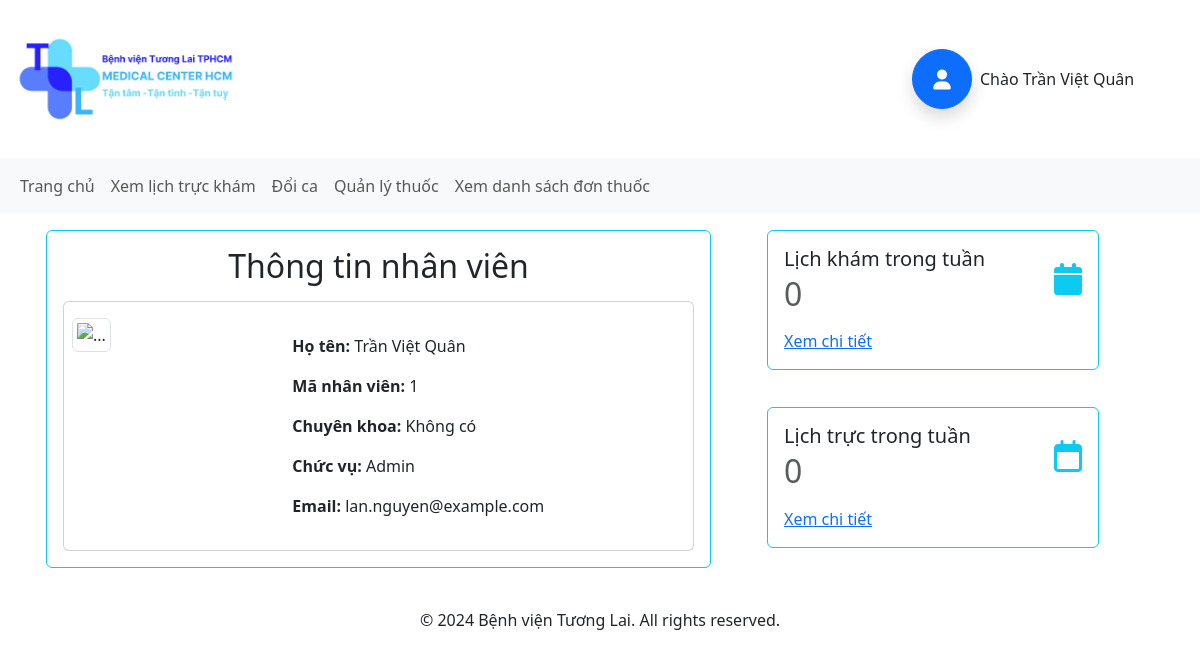
Screenshot of /index-staff.php (signed in) with the database file from the repository.
### tables this page shows
CREATE TABLE `nhanvien` (
  `MaNV` int(11) NOT NULL,
  `Hoten` varchar(50) NOT NULL,
  `SDT` varchar(15) NOT NULL,
  `Email` varchar(50) NOT NULL,
  `Diachi` varchar(100) DEFAULT NULL,
  `Chucvu` varchar(50) NOT NULL,
  `iduser` int(11) DEFAULT NULL
);

### model/mUser.php (called while the page is built, shortened)
<?php
    class mUser {
        public function selUser($sql) {
            $p = new clsConnect();
            $con = $p -> openConnect();
            return $con->query($sql);
        }
    }
?>

### controller/cUser.php (called while the page is built)
<?php
    include("model/mUser.php");
    class cUser{
        public function addUser($sql) {
            $p = new mUser();
            return $p -> insUser($sql);
        }public function getUser($sql) {
            $p = new mUser();
            $tblSP = $p->selUser($sql);
            if (!$tblSP) {
                return -1;
            } else {
                if ($tblSP->num_rows > 0) {
                    return $tblSP;
                } else {
                    return 0;
                }
            }
        }
    }
?>

### model/mThongTinNV.php (called while the page is built, shortened)
<?php
    class mThongtinNV {
        public function getThongTinNV($sql){
            $p = new clsConnect();
            $con = $p -> openConnect();
            if($con){
                $result = $con->query($sql);
                return $result;
            } else {
                return false;
            }
        }
    }
?>

### controller/cThongtinNV.php (called while the page is built, shortened)
<?php
    include_once('model/mThongTinNV.php');
    class cThongtinNV {
        public function LayThongTinNV($role, $iduser){
            if($role == 2){
                $sql = "SELECT *
                                    FROM nhanvien n
                                    JOIN user u ON n.iduser = u.iduser
                                    JOIN role r ON u.idrole = r.idrole
                                    JOIN bacsi b ON b.MaBacSi = n.MaNV
                                    JOIN chuyenkhoa c ON c.maChuyenKhoa = b.MaChuyenKhoa
                                    WHERE u.iduser = $iduser;";
            } else {
                $sql = "SELECT *
                                    FROM nhanvien n
                                    JOIN user u ON n.iduser = u.iduser
                                    JOIN role r ON u.idrole = r.idrole
                                    WHERE u.iduser = $iduser;";
            }
            $p = new mThongtinNV();
            $tblSP = $p -> getThongTinNV($sql);
            if(!$tblSP) {
                return false;
            } else {
                if($tblSP) {
                    return $tblSP;
                } else {
                    return 0;
                }
            }
        }
    }
?>

### view/duocsi/trangchu/index.php (the view, shortened to what this page needs)
<?php
    include_once("controller/cThongtinNV.php");
    $p = new cThongtinNV();
    $info = $p->LayThongTinNV($_SESSION['dn'],$_SESSION['iduser']);
    while ($r = $info->fetch_assoc()) {
        $ten = $r["Hoten"];
        $chuyenkhoa = $r["tenChuyenKhoa"];
        $manv = $r["MaNV"];
        $chucvu = $r["Chucvu"];
        $email = $r["Email"];
    }
?>
<div class="main-content container">
    <div class="row">
        <div class="info col-md-7 col-11 px-3 m-3 border border-info rounded">
            <h2 class="text-center my-3">Thông tin nhân viên</h2>
            <div class="card mb-3 py-3 px-2" >
                <div class="row g-0">
                    <div class="col-md-4">
                        <img src="upload/image/homepage-staff/avatar-user.jpg" class="img-thumbnail rounded-start" alt="...">
                    </div>
                    <div class="col-md-8">
                        <div class="card-body">
                            <p class="card-text"><b>Họ tên:</b> <?php echo $ten ?></p>
                            <p class="card-text"><b>Mã nhân viên:</b> <?php echo $manv ?></p>
                            <p class="card-text"><b>Chuyên khoa:</b> <?php
                            if(isset($chuyenkhoa)){
                                echo $chuyenkhoa ;
                            } else {
                                echo "Không có";
                            }
                            ?></p>
                            <p class="card-text"><b>Chức vụ:</b> <?php echo $chucvu ?></p>
                            <p class="card-text"><b>Email:</b> <?php echo $email ?></p>
                        </div>
                    </div>
                </div>
            </div>
        </div>
        <div class="calendar col-md-4 col-12 m-3 row">
            <div class="col-md-12 col-6">
                <div class="card border border-info rounded mb-3">
                    <div class="card-body">
                        <h5 class="card-title">Lịch khám trong tuần</h5>
                        <div class="row my-2">
                            <div class="col-6">
                                <h2 class="card-subtitle mb-2 text-muted">0</h2>
                            </div>
                            <div class="col-6">
                                <i class="fa-solid fa-calendar d-flex justify-content-end fa-2xl text-info"></i>
                            </div>
                        </div>
                        <a href="index-staff.php?page-sub=xemlichtruckham" class="card-link">Xem chi tiết</a>
                    </div>
                </div>
            </div>
            <div class="col-md-12 col-6">
                <div class="card border border-info rounded ">
                    <div class="card-body">
                        <h5 class="card-title">Lịch trực trong tuần</h5>
                        <div class="row my-2">
                            <div class="col-6">
                                <h2 class="card-subtitle mb-2 text-muted">0</h2>
                            </div>
                            <div class="col-6">
                                <i class="fa-regular fa-calendar d-flex justify-content-end fa-2xl text-info"></i>
                            </div>
                        </div>
                        <a href="index-staff.php?page-sub=xemlichtruckham" class="card-link">Xem chi tiết</a>
                    </div>
                </div>
            </div>
        </div>
    </div>
</div>

### layout/header-staff.php (shortened to what this page needs)
<!DOCTYPE html>
<html lang="en">
<head>
    <link href="https://cdn.jsdelivr.net/npm/bootstrap@5.3.3/dist/css/bootstrap.min.css" rel="stylesheet">
    <link href="https://cdnjs.cloudflare.com/ajax/libs/font-awesome/6.0.0-beta3/css/all.min.css" rel="stylesheet">
</head>
<body>
    <div class="container-fluid">
        <div class="header row ">
            <div class="logo col-md-9 col-12 my-3">
                <a  href="index-staff.php">
                    <img style="width: 14rem;"  src="upload/image/homepage/logo.jpg" alt="Logo" class="logo me-2">
                </a>
            </div>
                <div class="nav-login col-md-3 col-12  align-self-center my-3 " style="z-index:1100;">
                    <?php
                        if (isset($_SESSION["dn"])) {
                            include("controller/cUser.php");
                            $obj = new cUser();
                            $nameuser = $_SESSION["nameuser"];
                            $sql = "SELECT *
                                    FROM nhanvien n
                                    JOIN user u ON n.iduser = u.iduser
                                    JOIN role r ON u.idrole = r.idrole
                                    WHERE u.nameuser = '$nameuser';";
                            $tblSP = $obj->getUser($sql);
                    if ($tblSP == -1) {
                        echo "<p>Lỗi khi truy vấn cơ sở dữ liệu.</p>";
                    } elseif ($tblSP == 0) {
                        echo "<p>Không có dữ liệu.</p>";
                    } else {
                        while ($r = $tblSP->fetch_assoc()) {
                            echo '<div class="dropdown d-flex align-items-center">
                        <a class="btn btn-primary rounded-circle d-flex align-items-center justify-content-center shadow"
                        href="index.php?page=dangnhap"
                        style="width: 60px; height: 60px;" data-bs-toggle="dropdown" aria-expanded="false">
                            <i class="fa-solid fa-user fa-lg"></i>
                        </a>
                        <div class="ms-2">
                            <span>' . 'Chào ' . $r["Hoten"] . '</span>
                        </div>
                        <ul class="dropdown-menu">
                            <li><a class="dropdown-item" href="index-staff.php?page-sub=trangchu">Hồ sơ</a></li>
                            <li><a class="dropdown-item" href="view/logout.php" onclick="return confirm(\'Bạn có chắc chắn muốn đăng xuất?\');">Đăng xuất</a></li>
                        </ul>
                    </div>';
                        }
                    }
                } else {
                    echo '<a class="px-3 py-3 border rounded-pill" href="index-staff.php?page=dangnhap" class="nav-item nav-link" data-bs-toggle="modal" data-bs-target="#loginModal">';
                    echo '<i class="fa-solid fa-user fa-2xl"> </i>';
                    echo '</a>';
                }
                ?>
                </div>
        </div>
        <div class="nav row sticky-top">
            <nav class="navbar col-12 navbar-expand-lg bg-body-tertiary">
                <div class="container-fluid">
                    <div class="collapse navbar-collapse" id="navbarNav">
                        <ul class="navbar-nav">

### rows the page displays
nhanvien: Hoten "Trần Việt Quân", MaNV "1", Chucvu "Admin", Email "lan.nguyen@example.com"
